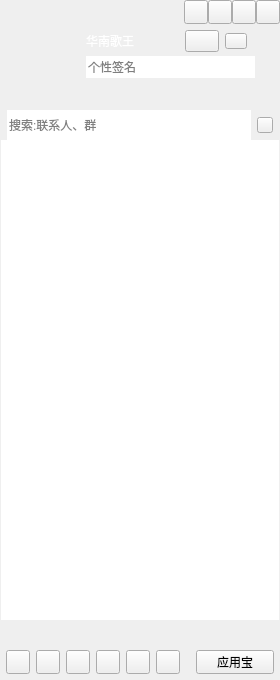
<?xml version="1.0" encoding="UTF-8"?>
<ui version="4.0">
 <class>CCMainWindowClass</class>
 <widget class="QWidget" name="CCMainWindowClass">
  <property name="geometry">
   <rect>
    <x>0</x>
    <y>0</y>
    <width>280</width>
    <height>680</height>
   </rect>
  </property>
  <property name="minimumSize">
   <size>
    <width>280</width>
    <height>680</height>
   </size>
  </property>
  <property name="windowTitle">
   <string>CCMainWindow</string>
  </property>
  <layout class="QVBoxLayout" name="verticalLayout_6">
   <property name="spacing">
    <number>0</number>
   </property>
   <property name="leftMargin">
    <number>0</number>
   </property>
   <property name="topMargin">
    <number>0</number>
   </property>
   <property name="rightMargin">
    <number>0</number>
   </property>
   <property name="bottomMargin">
    <number>0</number>
   </property>
   <item>
    <widget class="QWidget" name="titleWidget" native="true">
     <property name="sizePolicy">
      <sizepolicy hsizetype="Expanding" vsizetype="Preferred">
       <horstretch>0</horstretch>
       <verstretch>0</verstretch>
      </sizepolicy>
     </property>
     <property name="titleskin" stdset="0">
      <bool>true</bool>
     </property>
     <layout class="QVBoxLayout" name="verticalLayout_2">
      <property name="spacing">
       <number>0</number>
      </property>
      <property name="leftMargin">
       <number>0</number>
      </property>
      <property name="topMargin">
       <number>0</number>
      </property>
      <property name="rightMargin">
       <number>0</number>
      </property>
      <property name="bottomMargin">
       <number>0</number>
      </property>
      <item>
       <layout class="QHBoxLayout" name="horizontalLayout">
        <property name="spacing">
         <number>0</number>
        </property>
        <property name="leftMargin">
         <number>12</number>
        </property>
        <item>
         <widget class="QLabel" name="titleIcon">
          <property name="sizePolicy">
           <sizepolicy hsizetype="Fixed" vsizetype="Fixed">
            <horstretch>0</horstretch>
            <verstretch>0</verstretch>
           </sizepolicy>
          </property>
          <property name="minimumSize">
           <size>
            <width>42</width>
            <height>18</height>
           </size>
          </property>
          <property name="maximumSize">
           <size>
            <width>42</width>
            <height>18</height>
           </size>
          </property>
          <property name="text">
           <string/>
          </property>
         </widget>
        </item>
        <item>
         <spacer name="horizontalSpacer">
          <property name="orientation">
           <enum>Qt::Horizontal</enum>
          </property>
          <property name="sizeHint" stdset="0">
           <size>
            <width>40</width>
            <height>20</height>
           </size>
          </property>
         </spacer>
        </item>
        <item>
         <widget class="QPushButton" name="placehold1">
          <property name="sizePolicy">
           <sizepolicy hsizetype="Fixed" vsizetype="Fixed">
            <horstretch>0</horstretch>
            <verstretch>0</verstretch>
           </sizepolicy>
          </property>
          <property name="minimumSize">
           <size>
            <width>24</width>
            <height>24</height>
           </size>
          </property>
          <property name="maximumSize">
           <size>
            <width>24</width>
            <height>24</height>
           </size>
          </property>
          <property name="text">
           <string/>
          </property>
         </widget>
        </item>
        <item>
         <widget class="QPushButton" name="placehold2">
          <property name="sizePolicy">
           <sizepolicy hsizetype="Fixed" vsizetype="Fixed">
            <horstretch>0</horstretch>
            <verstretch>0</verstretch>
           </sizepolicy>
          </property>
          <property name="minimumSize">
           <size>
            <width>24</width>
            <height>24</height>
           </size>
          </property>
          <property name="maximumSize">
           <size>
            <width>24</width>
            <height>24</height>
           </size>
          </property>
          <property name="text">
           <string/>
          </property>
         </widget>
        </item>
        <item>
         <widget class="QPushButton" name="sysmin">
          <property name="sizePolicy">
           <sizepolicy hsizetype="Fixed" vsizetype="Fixed">
            <horstretch>0</horstretch>
            <verstretch>0</verstretch>
           </sizepolicy>
          </property>
          <property name="minimumSize">
           <size>
            <width>24</width>
            <height>24</height>
           </size>
          </property>
          <property name="maximumSize">
           <size>
            <width>24</width>
            <height>24</height>
           </size>
          </property>
          <property name="text">
           <string/>
          </property>
         </widget>
        </item>
        <item>
         <widget class="QPushButton" name="sysclose">
          <property name="sizePolicy">
           <sizepolicy hsizetype="Fixed" vsizetype="Fixed">
            <horstretch>0</horstretch>
            <verstretch>0</verstretch>
           </sizepolicy>
          </property>
          <property name="minimumSize">
           <size>
            <width>24</width>
            <height>24</height>
           </size>
          </property>
          <property name="maximumSize">
           <size>
            <width>24</width>
            <height>24</height>
           </size>
          </property>
          <property name="text">
           <string/>
          </property>
         </widget>
        </item>
       </layout>
      </item>
      <item>
       <layout class="QHBoxLayout" name="horizontalLayout_3">
        <property name="leftMargin">
         <number>12</number>
        </property>
        <property name="topMargin">
         <number>6</number>
        </property>
        <property name="rightMargin">
         <number>25</number>
        </property>
        <property name="bottomMargin">
         <number>6</number>
        </property>
        <item>
         <widget class="QLabel" name="headLabel">
          <property name="sizePolicy">
           <sizepolicy hsizetype="Fixed" vsizetype="Fixed">
            <horstretch>0</horstretch>
            <verstretch>0</verstretch>
           </sizepolicy>
          </property>
          <property name="minimumSize">
           <size>
            <width>68</width>
            <height>68</height>
           </size>
          </property>
          <property name="maximumSize">
           <size>
            <width>68</width>
            <height>68</height>
           </size>
          </property>
          <property name="text">
           <string/>
          </property>
         </widget>
        </item>
        <item>
         <layout class="QVBoxLayout" name="verticalLayout">
          <property name="spacing">
           <number>4</number>
          </property>
          <item>
           <layout class="QHBoxLayout" name="horizontalLayout_2">
            <property name="rightMargin">
             <number>8</number>
            </property>
            <item>
             <widget class="QLabel" name="nameLabel">
              <property name="sizePolicy">
               <sizepolicy hsizetype="Expanding" vsizetype="Fixed">
                <horstretch>0</horstretch>
                <verstretch>0</verstretch>
               </sizepolicy>
              </property>
              <property name="minimumSize">
               <size>
                <width>0</width>
                <height>22</height>
               </size>
              </property>
              <property name="maximumSize">
               <size>
                <width>16777215</width>
                <height>22</height>
               </size>
              </property>
              <property name="styleSheet">
               <string notr="true">color:rgb(255,255,255);
font:75 12pt &quot;微软雅黑&quot;;</string>
              </property>
              <property name="text">
               <string>华南歌王</string>
              </property>
             </widget>
            </item>
            <item>
             <widget class="QPushButton" name="stausBtn">
              <property name="sizePolicy">
               <sizepolicy hsizetype="Fixed" vsizetype="Fixed">
                <horstretch>0</horstretch>
                <verstretch>0</verstretch>
               </sizepolicy>
              </property>
              <property name="minimumSize">
               <size>
                <width>34</width>
                <height>22</height>
               </size>
              </property>
              <property name="maximumSize">
               <size>
                <width>34</width>
                <height>22</height>
               </size>
              </property>
              <property name="text">
               <string/>
              </property>
              <property name="hasborder" stdset="0">
               <bool>true</bool>
              </property>
             </widget>
            </item>
            <item>
             <widget class="QPushButton" name="levelBtn">
              <property name="sizePolicy">
               <sizepolicy hsizetype="Fixed" vsizetype="Fixed">
                <horstretch>0</horstretch>
                <verstretch>0</verstretch>
               </sizepolicy>
              </property>
              <property name="minimumSize">
               <size>
                <width>22</width>
                <height>16</height>
               </size>
              </property>
              <property name="maximumSize">
               <size>
                <width>22</width>
                <height>16</height>
               </size>
              </property>
              <property name="text">
               <string/>
              </property>
              <property name="hasborder" stdset="0">
               <bool>true</bool>
              </property>
             </widget>
            </item>
           </layout>
          </item>
          <item>
           <widget class="QLineEdit" name="lineEdit">
            <property name="minimumSize">
             <size>
              <width>0</width>
              <height>22</height>
             </size>
            </property>
            <property name="maximumSize">
             <size>
              <width>16777215</width>
              <height>22</height>
             </size>
            </property>
            <property name="frame">
             <bool>false</bool>
            </property>
            <property name="placeholderText">
             <string>个性签名</string>
            </property>
           </widget>
          </item>
          <item>
           <widget class="QWidget" name="appWidget" native="true">
            <property name="sizePolicy">
             <sizepolicy hsizetype="Expanding" vsizetype="Fixed">
              <horstretch>0</horstretch>
              <verstretch>0</verstretch>
             </sizepolicy>
            </property>
            <property name="minimumSize">
             <size>
              <width>0</width>
              <height>22</height>
             </size>
            </property>
            <property name="maximumSize">
             <size>
              <width>16777215</width>
              <height>22</height>
             </size>
            </property>
           </widget>
          </item>
         </layout>
        </item>
       </layout>
      </item>
     </layout>
    </widget>
   </item>
   <item>
    <widget class="QWidget" name="widget" native="true">
     <property name="sizePolicy">
      <sizepolicy hsizetype="Expanding" vsizetype="Expanding">
       <horstretch>0</horstretch>
       <verstretch>0</verstretch>
      </sizepolicy>
     </property>
     <layout class="QVBoxLayout" name="verticalLayout_4">
      <property name="spacing">
       <number>0</number>
      </property>
      <property name="leftMargin">
       <number>1</number>
      </property>
      <property name="topMargin">
       <number>0</number>
      </property>
      <property name="rightMargin">
       <number>1</number>
      </property>
      <property name="bottomMargin">
       <number>0</number>
      </property>
      <item>
       <widget class="QWidget" name="searchWidget" native="true">
        <property name="sizePolicy">
         <sizepolicy hsizetype="Expanding" vsizetype="Fixed">
          <horstretch>0</horstretch>
          <verstretch>0</verstretch>
         </sizepolicy>
        </property>
        <property name="minimumSize">
         <size>
          <width>0</width>
          <height>30</height>
         </size>
        </property>
        <property name="maximumSize">
         <size>
          <width>16777215</width>
          <height>30</height>
         </size>
        </property>
        <layout class="QHBoxLayout" name="horizontalLayout_4">
         <property name="leftMargin">
          <number>6</number>
         </property>
         <property name="topMargin">
          <number>0</number>
         </property>
         <property name="rightMargin">
          <number>6</number>
         </property>
         <property name="bottomMargin">
          <number>0</number>
         </property>
         <item>
          <widget class="QLineEdit" name="searchLineEdit">
           <property name="minimumSize">
            <size>
             <width>0</width>
             <height>30</height>
            </size>
           </property>
           <property name="maximumSize">
            <size>
             <width>16777215</width>
             <height>30</height>
            </size>
           </property>
           <property name="frame">
            <bool>false</bool>
           </property>
           <property name="placeholderText">
            <string>搜索:联系人、群</string>
           </property>
          </widget>
         </item>
         <item>
          <widget class="QPushButton" name="searchBtn">
           <property name="sizePolicy">
            <sizepolicy hsizetype="Fixed" vsizetype="Fixed">
             <horstretch>0</horstretch>
             <verstretch>0</verstretch>
            </sizepolicy>
           </property>
           <property name="minimumSize">
            <size>
             <width>16</width>
             <height>16</height>
            </size>
           </property>
           <property name="maximumSize">
            <size>
             <width>16</width>
             <height>16</height>
            </size>
           </property>
           <property name="text">
            <string/>
           </property>
          </widget>
         </item>
        </layout>
       </widget>
      </item>
      <item>
       <widget class="QScrollArea" name="scrollArea">
        <property name="frameShape">
         <enum>QFrame::NoFrame</enum>
        </property>
        <property name="widgetResizable">
         <bool>true</bool>
        </property>
        <widget class="QWidget" name="scrollAreaWidgetContents">
         <property name="geometry">
          <rect>
           <x>0</x>
           <y>0</y>
           <width>278</width>
           <height>474</height>
          </rect>
         </property>
         <property name="sizePolicy">
          <sizepolicy hsizetype="Expanding" vsizetype="Expanding">
           <horstretch>0</horstretch>
           <verstretch>0</verstretch>
          </sizepolicy>
         </property>
         <layout class="QVBoxLayout" name="verticalLayout_3">
          <property name="spacing">
           <number>0</number>
          </property>
          <property name="leftMargin">
           <number>0</number>
          </property>
          <property name="topMargin">
           <number>0</number>
          </property>
          <property name="rightMargin">
           <number>0</number>
          </property>
          <property name="bottomMargin">
           <number>0</number>
          </property>
          <item>
           <widget class="QTreeWidget" name="treeWidget">
            <property name="frameShape">
             <enum>QFrame::NoFrame</enum>
            </property>
            <property name="verticalScrollBarPolicy">
             <enum>Qt::ScrollBarAlwaysOff</enum>
            </property>
            <property name="horizontalScrollBarPolicy">
             <enum>Qt::ScrollBarAlwaysOff</enum>
            </property>
            <property name="editTriggers">
             <set>QAbstractItemView::AllEditTriggers</set>
            </property>
            <property name="indentation">
             <number>0</number>
            </property>
            <property name="headerHidden">
             <bool>true</bool>
            </property>
            <property name="expandsOnDoubleClick">
             <bool>false</bool>
            </property>
            <column>
             <property name="text">
              <string notr="true">1</string>
             </property>
            </column>
           </widget>
          </item>
         </layout>
        </widget>
       </widget>
      </item>
     </layout>
    </widget>
   </item>
   <item>
    <widget class="QWidget" name="bottomWidget" native="true">
     <property name="sizePolicy">
      <sizepolicy hsizetype="Expanding" vsizetype="Fixed">
       <horstretch>0</horstretch>
       <verstretch>0</verstretch>
      </sizepolicy>
     </property>
     <property name="minimumSize">
      <size>
       <width>0</width>
       <height>60</height>
      </size>
     </property>
     <property name="maximumSize">
      <size>
       <width>16777215</width>
       <height>60</height>
      </size>
     </property>
     <property name="bottomskin" stdset="0">
      <bool>true</bool>
     </property>
     <layout class="QVBoxLayout" name="verticalLayout_5" stretch="1,1">
      <property name="leftMargin">
       <number>6</number>
      </property>
      <property name="topMargin">
       <number>6</number>
      </property>
      <property name="rightMargin">
       <number>6</number>
      </property>
      <property name="bottomMargin">
       <number>6</number>
      </property>
      <item>
       <layout class="QHBoxLayout" name="bottomLayout_up"/>
      </item>
      <item>
       <layout class="QHBoxLayout" name="horizontalLayout_5">
        <item>
         <widget class="QPushButton" name="bottomBtn_1">
          <property name="sizePolicy">
           <sizepolicy hsizetype="Fixed" vsizetype="Fixed">
            <horstretch>0</horstretch>
            <verstretch>0</verstretch>
           </sizepolicy>
          </property>
          <property name="minimumSize">
           <size>
            <width>24</width>
            <height>24</height>
           </size>
          </property>
          <property name="maximumSize">
           <size>
            <width>24</width>
            <height>24</height>
           </size>
          </property>
          <property name="text">
           <string/>
          </property>
         </widget>
        </item>
        <item>
         <widget class="QPushButton" name="bottomBtn_2">
          <property name="sizePolicy">
           <sizepolicy hsizetype="Fixed" vsizetype="Fixed">
            <horstretch>0</horstretch>
            <verstretch>0</verstretch>
           </sizepolicy>
          </property>
          <property name="minimumSize">
           <size>
            <width>24</width>
            <height>24</height>
           </size>
          </property>
          <property name="maximumSize">
           <size>
            <width>24</width>
            <height>24</height>
           </size>
          </property>
          <property name="text">
           <string/>
          </property>
         </widget>
        </item>
        <item>
         <widget class="QPushButton" name="bottomBtn_3">
          <property name="sizePolicy">
           <sizepolicy hsizetype="Fixed" vsizetype="Fixed">
            <horstretch>0</horstretch>
            <verstretch>0</verstretch>
           </sizepolicy>
          </property>
          <property name="minimumSize">
           <size>
            <width>24</width>
            <height>24</height>
           </size>
          </property>
          <property name="maximumSize">
           <size>
            <width>24</width>
            <height>24</height>
           </size>
          </property>
          <property name="text">
           <string/>
          </property>
         </widget>
        </item>
        <item>
         <widget class="QPushButton" name="bottomBtn_4">
          <property name="sizePolicy">
           <sizepolicy hsizetype="Fixed" vsizetype="Fixed">
            <horstretch>0</horstretch>
            <verstretch>0</verstretch>
           </sizepolicy>
          </property>
          <property name="minimumSize">
           <size>
            <width>24</width>
            <height>24</height>
           </size>
          </property>
          <property name="maximumSize">
           <size>
            <width>24</width>
            <height>24</height>
           </size>
          </property>
          <property name="text">
           <string/>
          </property>
         </widget>
        </item>
        <item>
         <widget class="QPushButton" name="bottomBtn_5">
          <property name="sizePolicy">
           <sizepolicy hsizetype="Fixed" vsizetype="Fixed">
            <horstretch>0</horstretch>
            <verstretch>0</verstretch>
           </sizepolicy>
          </property>
          <property name="minimumSize">
           <size>
            <width>24</width>
            <height>24</height>
           </size>
          </property>
          <property name="maximumSize">
           <size>
            <width>24</width>
            <height>24</height>
           </size>
          </property>
          <property name="text">
           <string/>
          </property>
         </widget>
        </item>
        <item>
         <widget class="QPushButton" name="bottomBtn_6">
          <property name="sizePolicy">
           <sizepolicy hsizetype="Fixed" vsizetype="Fixed">
            <horstretch>0</horstretch>
            <verstretch>0</verstretch>
           </sizepolicy>
          </property>
          <property name="minimumSize">
           <size>
            <width>24</width>
            <height>24</height>
           </size>
          </property>
          <property name="maximumSize">
           <size>
            <width>24</width>
            <height>24</height>
           </size>
          </property>
          <property name="text">
           <string/>
          </property>
         </widget>
        </item>
        <item>
         <spacer name="horizontalSpacer_2">
          <property name="orientation">
           <enum>Qt::Horizontal</enum>
          </property>
          <property name="sizeHint" stdset="0">
           <size>
            <width>13</width>
            <height>20</height>
           </size>
          </property>
         </spacer>
        </item>
        <item>
         <widget class="QPushButton" name="bottomBtn_7">
          <property name="sizePolicy">
           <sizepolicy hsizetype="Preferred" vsizetype="Fixed">
            <horstretch>0</horstretch>
            <verstretch>0</verstretch>
           </sizepolicy>
          </property>
          <property name="minimumSize">
           <size>
            <width>24</width>
            <height>24</height>
           </size>
          </property>
          <property name="maximumSize">
           <size>
            <width>86</width>
            <height>24</height>
           </size>
          </property>
          <property name="text">
           <string>应用宝</string>
          </property>
         </widget>
        </item>
       </layout>
      </item>
     </layout>
    </widget>
   </item>
  </layout>
 </widget>
 <layoutdefault spacing="6" margin="11"/>
 <resources>
  <include location="CCMainWindow.qrc"/>
 </resources>
 <connections/>
</ui>
